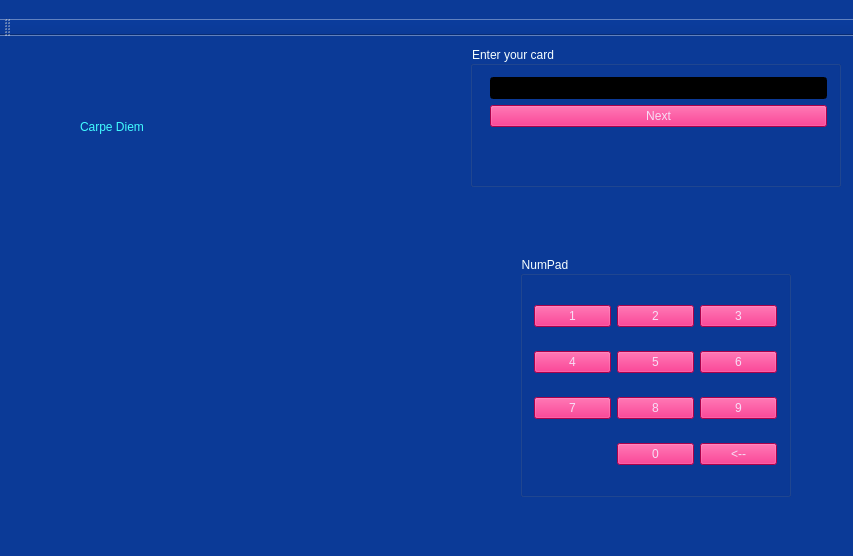
<?xml version="1.0" encoding="UTF-8"?>
<ui version="4.0">
 <class>MainWindow</class>
 <widget class="QMainWindow" name="MainWindow">
  <property name="geometry">
   <rect>
    <x>0</x>
    <y>0</y>
    <width>853</width>
    <height>556</height>
   </rect>
  </property>
  <property name="windowTitle">
   <string>MainWindow</string>
  </property>
  <property name="styleSheet">
   <string notr="true">background-color: rgb(11, 58, 151);</string>
  </property>
  <widget class="QWidget" name="centralWidget">
   <widget class="QGroupBox" name="groupBox">
    <property name="geometry">
     <rect>
      <x>470</x>
      <y>10</y>
      <width>371</width>
      <height>141</height>
     </rect>
    </property>
    <property name="styleSheet">
     <string notr="true">color: rgb(246, 255, 255);</string>
    </property>
    <property name="title">
     <string>Enter your card</string>
    </property>
    <layout class="QFormLayout" name="formLayout_3">
     <item row="0" column="1">
      <widget class="QLineEdit" name="eCardNum">
       <property name="styleSheet">
        <string notr="true">background-color: rgb(0, 0, 0);
color: rgb(0, 255, 0);
font: 75 14pt &quot;MS Shell Dlg 2&quot;;</string>
       </property>
       <property name="inputMask">
        <string comment="9999-9999-9999-9999" extracomment="9999-9999-9999-9999"/>
       </property>
       <property name="maxLength">
        <number>12</number>
       </property>
       <property name="alignment">
        <set>Qt::AlignCenter</set>
       </property>
      </widget>
     </item>
     <item row="4" column="1">
      <widget class="QPushButton" name="pushButton">
       <property name="styleSheet">
        <string notr="true">background-color: rgb(238, 0, 104);
color: rgb(247, 222, 246);
font: 75 18pt &quot;MS Shell Dlg 2&quot;;</string>
       </property>
       <property name="text">
        <string>Next</string>
       </property>
      </widget>
     </item>
    </layout>
   </widget>
   <widget class="QLabel" name="label_3">
    <property name="geometry">
     <rect>
      <x>60</x>
      <y>260</y>
      <width>361</width>
      <height>181</height>
     </rect>
    </property>
    <property name="text">
     <string>&lt;div id=&quot;frame&quot;&gt;
					&lt;iframe width=&quot;600&quot; height=&quot;450&quot; frameborder=&quot;0&quot; style=&quot;border:0&quot;
							src=&quot;https://www.google.com/maps/embed/v1/search?q=НаУКМА,+улица+Григория+Сковороды,+Киев,+Украина&amp;key=AIzaSyCS7vUzbOK_t-ftcS-oIMnD5-WPAW-DLh8&quot; allowfullscreen&gt;&lt;/iframe&gt;	&lt;/div&gt;

			&lt;/div&gt;</string>
    </property>
   </widget>
   <widget class="QGroupBox" name="groupBox_2">
    <property name="geometry">
     <rect>
      <x>520</x>
      <y>220</y>
      <width>271</width>
      <height>241</height>
     </rect>
    </property>
    <property name="styleSheet">
     <string notr="true">color: rgb(246, 255, 255);</string>
    </property>
    <property name="title">
     <string>NumPad</string>
    </property>
    <layout class="QGridLayout" name="gridLayout">
     <item row="2" column="1">
      <widget class="QPushButton" name="btn_8">
       <property name="styleSheet">
        <string notr="true">background-color: rgb(238, 0, 104);
color: rgb(247, 222, 246);
font: 75 18pt &quot;MS Shell Dlg 2&quot;;</string>
       </property>
       <property name="text">
        <string>8</string>
       </property>
      </widget>
     </item>
     <item row="1" column="2">
      <widget class="QPushButton" name="btn_6">
       <property name="styleSheet">
        <string notr="true">background-color: rgb(238, 0, 104);
color: rgb(247, 222, 246);
font: 75 18pt &quot;MS Shell Dlg 2&quot;;</string>
       </property>
       <property name="text">
        <string>6</string>
       </property>
      </widget>
     </item>
     <item row="1" column="0">
      <widget class="QPushButton" name="btn_4">
       <property name="styleSheet">
        <string notr="true">background-color: rgb(238, 0, 104);
color: rgb(247, 222, 246);
font: 75 18pt &quot;MS Shell Dlg 2&quot;;</string>
       </property>
       <property name="text">
        <string>4</string>
       </property>
      </widget>
     </item>
     <item row="1" column="1">
      <widget class="QPushButton" name="btn_5">
       <property name="styleSheet">
        <string notr="true">background-color: rgb(238, 0, 104);
color: rgb(247, 222, 246);
font: 75 18pt &quot;MS Shell Dlg 2&quot;;</string>
       </property>
       <property name="text">
        <string>5</string>
       </property>
      </widget>
     </item>
     <item row="0" column="2">
      <widget class="QPushButton" name="btn_3">
       <property name="styleSheet">
        <string notr="true">background-color: rgb(238, 0, 104);
color: rgb(247, 222, 246);
font: 75 18pt &quot;MS Shell Dlg 2&quot;;</string>
       </property>
       <property name="text">
        <string>3</string>
       </property>
      </widget>
     </item>
     <item row="0" column="0">
      <widget class="QPushButton" name="btn_1">
       <property name="styleSheet">
        <string notr="true">background-color: rgb(238, 0, 104);
color: rgb(247, 222, 246);
font: 75 18pt &quot;MS Shell Dlg 2&quot;;</string>
       </property>
       <property name="text">
        <string>1</string>
       </property>
      </widget>
     </item>
     <item row="0" column="1">
      <widget class="QPushButton" name="btn_2">
       <property name="styleSheet">
        <string notr="true">background-color: rgb(238, 0, 104);
color: rgb(247, 222, 246);
font: 75 18pt &quot;MS Shell Dlg 2&quot;;</string>
       </property>
       <property name="text">
        <string>2</string>
       </property>
      </widget>
     </item>
     <item row="2" column="0">
      <widget class="QPushButton" name="btn_7">
       <property name="styleSheet">
        <string notr="true">background-color: rgb(238, 0, 104);
color: rgb(247, 222, 246);
font: 75 18pt &quot;MS Shell Dlg 2&quot;;</string>
       </property>
       <property name="text">
        <string>7</string>
       </property>
      </widget>
     </item>
     <item row="2" column="2">
      <widget class="QPushButton" name="btn_9">
       <property name="styleSheet">
        <string notr="true">background-color: rgb(238, 0, 104);
color: rgb(247, 222, 246);
font: 75 18pt &quot;MS Shell Dlg 2&quot;;</string>
       </property>
       <property name="text">
        <string>9</string>
       </property>
      </widget>
     </item>
     <item row="3" column="1">
      <widget class="QPushButton" name="btn_0">
       <property name="styleSheet">
        <string notr="true">background-color: rgb(238, 0, 104);
color: rgb(247, 222, 246);
font: 75 18pt &quot;MS Shell Dlg 2&quot;;</string>
       </property>
       <property name="text">
        <string>0</string>
       </property>
      </widget>
     </item>
     <item row="3" column="2">
      <widget class="QPushButton" name="btn_del">
       <property name="styleSheet">
        <string notr="true">background-color: rgb(238, 0, 104);
color: rgb(247, 222, 246);
font: 75 18pt &quot;MS Shell Dlg 2&quot;;</string>
       </property>
       <property name="text">
        <string>&lt;--</string>
       </property>
      </widget>
     </item>
    </layout>
   </widget>
   <widget class="QLabel" name="label">
    <property name="geometry">
     <rect>
      <x>80</x>
      <y>50</y>
      <width>281</width>
      <height>81</height>
     </rect>
    </property>
    <property name="styleSheet">
     <string notr="true">font: 36pt &quot;Rage Italic&quot;;
color: rgb(66, 252, 255);</string>
    </property>
    <property name="text">
     <string>Carpe Diem</string>
    </property>
   </widget>
  </widget>
  <widget class="QMenuBar" name="menuBar">
   <property name="geometry">
    <rect>
     <x>0</x>
     <y>0</y>
     <width>853</width>
     <height>26</height>
    </rect>
   </property>
   <widget class="QMenu" name="menuCarpeDiem">
    <property name="title">
     <string> </string>
    </property>
   </widget>
   <addaction name="menuCarpeDiem"/>
  </widget>
  <widget class="QToolBar" name="mainToolBar">
   <attribute name="toolBarArea">
    <enum>TopToolBarArea</enum>
   </attribute>
   <attribute name="toolBarBreak">
    <bool>false</bool>
   </attribute>
  </widget>
  <widget class="QStatusBar" name="statusBar"/>
 </widget>
 <layoutdefault spacing="6" margin="11"/>
 <resources/>
 <connections/>
</ui>
